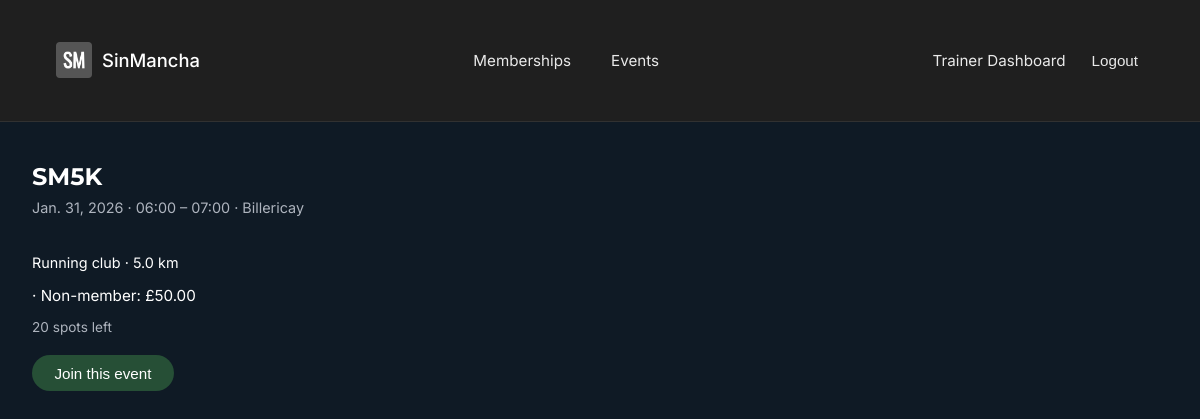
Page /events/1/ (signed in) on the committed database.
### club/models.py (models this page shows, shortened)
class Event(models.Model):
    trainer = models.ForeignKey(
        TrainerProfile,
        on_delete=models.CASCADE,
        related_name="events",
        null=True,
        blank=True,
    )
    title = models.CharField(max_length=200)
    description = models.TextField(blank=True)
    date = models.DateField()
    start_time = models.TimeField()
    end_time = models.TimeField(blank=True, null=True)
    location = models.CharField(max_length=255, blank=True)
    EVENT_TYPE_CHOICES = [
        ("running_club", "Running club"),
        ("class", "Class / session"),
        ("challenge", "Challenge (e.g. 1000 burpees)"),
    ]
    event_type = models.CharField(
        max_length=20,
        choices=EVENT_TYPE_CHOICES,
        default="class",
    )
    distance_km = models.DecimalField(
        max_digits=4,
        decimal_places=1,
        blank=True,
        null=True,
        help_text="Optional: for running events.",
    )
    target_reps = models.PositiveIntegerField(
        blank=True,
        null=True,
        help_text="Optional: for challenge events (e.g. 1000 burpees).",
    )
    capacity = models.PositiveIntegerField(default=20)
    is_cancelled = models.BooleanField(default=False)
    price_non_member = models.DecimalField(
        max_digits=7,
        decimal_places=2,
        null=True,
        blank=True,
        help_text="Leave blank if this event is free for non-members.",
    )
    price_member = models.DecimalField(
        max_digits=7,
        decimal_places=2,
        null=True,
        blank=True,
        help_text="Leave blank if this event is free for members.",
    )
    class Meta:
        ordering = ["date", "start_time"]
    @property
    def is_past(self):
        today = timezone.now().date()
        return self.date < today
    @property
    def registrations_count(self):
        return self.registrations.filter(status="booked").count()
    @property
    def spots_left(self):
        return max(self.capacity - self.registrations_count, 0)
    @property
    def is_full(self):
        return self.spots_left <= 0

### club/views.py (the view, shortened to what this page needs)
# urls.py: path("events/<int:event_id>/", views.EventDetailView.as_view(), name="event_detail"),
class EventDetailView(LoginRequiredMixin, DetailView):
    model = Event
    template_name = "event_detail.html"
    context_object_name = "event"
    pk_url_kwarg = "event_id"
    def dispatch(self, request, *args, **kwargs):
        self.object = self.get_object()
        event = self.object
        if request.user.is_authenticated and hasattr(request.user, "client_profile"):
            cp = request.user.client_profile
            if event.trainer and cp.primary_trainer and event.trainer != cp.primary_trainer:
                messages.error(request, "You can only view events from your trainer.")
                return redirect("events")
        return super().dispatch(request, *args, **kwargs)
    def get_context_data(self, **kwargs):
        context = super().get_context_data(**kwargs)
        event = self.object
        registration = EventRegistration.objects.filter(
            user=self.request.user, event=event
        ).first()
        context["registration"] = registration
        return context

### templates/event_detail.html (shortened to what this page needs)
{% extends "base.html" %}
{% block content %}
<section class="page-header">
  <h1>{{ event.title }}</h1>
  <p class="event-meta">
    {{ event.date }} · {{ event.start_time|time:"H:i" }}
    {% if event.end_time %} – {{ event.end_time|time:"H:i" }}{% endif %}
    {% if event.location %} · {{ event.location }}{% endif %}
  </p>
</section>
<section class="container" style="padding-top: 0;">
  <p class="event-type">
    {{ event.get_event_type_display }}
    {% if event.distance_km %} · {{ event.distance_km }} km{% endif %}
  </p>
  {% if event.price_member or event.price_non_member %}
    <p class="event-price">
      {% if event.price_non_member %} · Non-member: £{{ event.price_non_member }}{% endif %}
    </p>
  {% else %}
    <p class="event-price event-free">Free</p>
  {% endif %}
  <p class="event-spots">
    {% if event.is_full %}
      Fully booked
    {% else %}
      {{ event.spots_left }} spots left
    {% endif %}
  </p>
  {% if user.is_authenticated %}
    <form method="post" style="margin-top:1rem;">
      {% if registration and registration.status == "booked" %}
        <button type="submit" name="cancel" class="btn btn-secondary">Cancel booking</button>
      {% else %}
        {% if event.is_full or event.is_past %}
          <button class="btn btn-secondary" disabled>Not available</button>
        {% else %}
          <button type="submit" name="join" class="btn btn-primary">Join this event</button>
        {% endif %}
      {% endif %}
    </form>
  {% else %}
    <p style="margin-top:1rem;">
      <a href="{% url 'login' %}">Login</a> or
      <a href="{% url 'register' %}">create an account</a> to book this event.
    </p>
  {% endif %}
</section>
{% endblock %}

### static/css/style.css (style rules this page uses)
:root { --primary-color: #1F1F1F; --accent-color: #6ec74b; --neutral-color: #FFFFFF; --secondary-neutral: #AEB4BE; --success-color: #78C957; --text-color: #FFFFFF; --background-color: #0F1A25; }
*, *::before, *::after { box-sizing: border-box; }
body { font-family: 'Inter', sans-serif; color: var(--text-color); background-color: var(--background-color); margin: 0; padding: 0; }
h1, h2, h3, h4, h5, h6 { font-family: 'Montserrat', sans-serif; color: var(--neutral-color); margin-top: 0; }
.container { max-width: 1200px; margin: 0 auto; padding: 2rem; }
.btn { background-color: var(--accent-color); color: var(--neutral-color); border: none; padding: 0.6rem 1.4rem; text-decoration: none; display: inline-block; margin: 0.25rem 0; cursor: pointer; transition: 0.25s ease; border-radius: 999px; font-size: 0.95rem; font-weight: 500; }
.btn-primary { background: #264F36; }
.page-header { padding: 2.5rem 2rem 1.5rem; }
.page-header h1 { margin-bottom: 0.5rem; }
.page-header p { color: var(--secondary-neutral); margin: 0; }
.event-meta { font-size: 0.9rem; color: var(--secondary-neutral); margin-bottom: 0.4rem; }
.event-type { font-size: 0.9rem; margin-bottom: 0.4rem; }
.event-price { font-size: 0.95rem; margin-bottom: 0.4rem; }
.event-spots { font-size: 0.85rem; color: var(--secondary-neutral); }

### rows in the picture
Event: title "SM5K", date "Jan. 31, 2026", start_time "06:00", end_time "07:00", location "Billericay", event_type "Running club", distance_km "5.0", price_non_member "50.00", spots_left "20"
